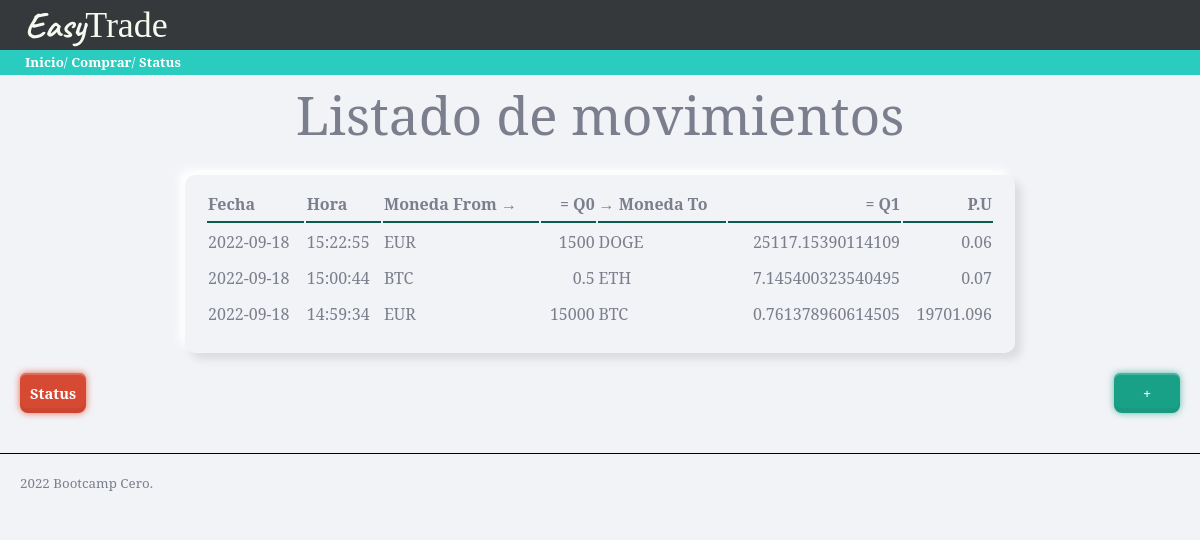
Before: / with the older database file.
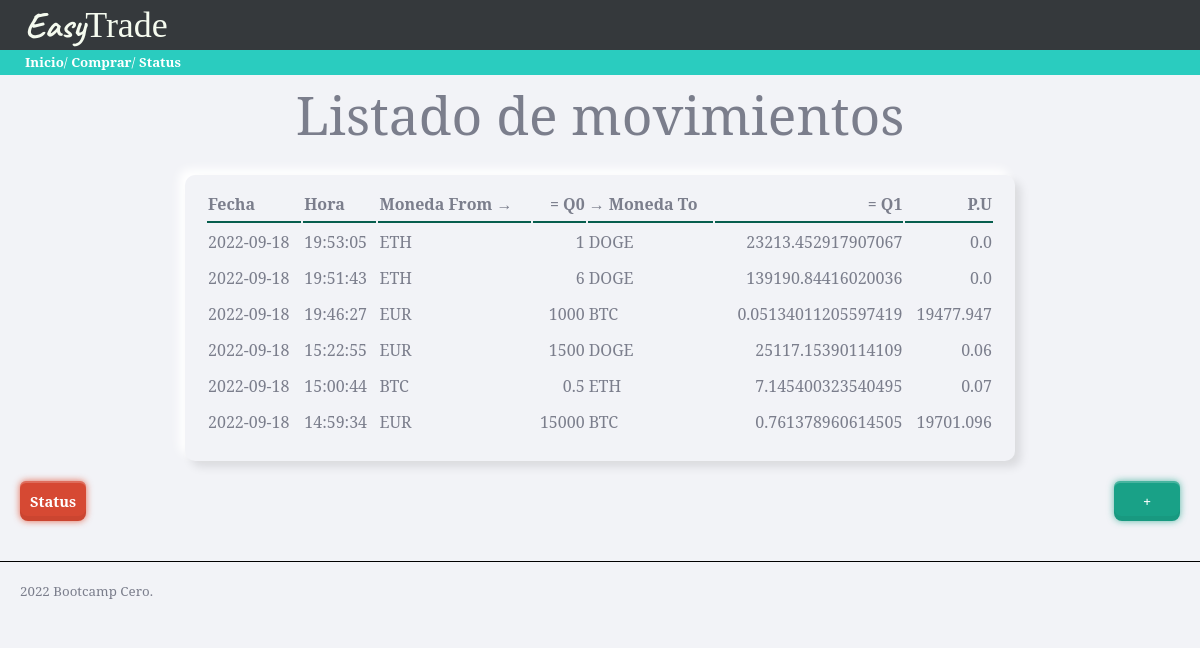
After: the same page with the newer database file.
### tables this page shows
CREATE TABLE "movimientos" (
	"id"	INTEGER NOT NULL,
	"fecha"	TEXT NOT NULL,
	"hora"	TEXT NOT NULL,
	"moneda_from"	TEXT NOT NULL DEFAULT 'EUR',
	"cantidad_from"	NUMERIC NOT NULL,
	"moneda_to"	REAL NOT NULL,
	"cantidad_to"	REAL NOT NULL,
	PRIMARY KEY("id" AUTOINCREMENT)
);

### trader/views.py (the view)
@app.route('/')
def movimientos():
    db = DBManager(RUTA)
    movimientos = db.consultaSQL('SELECT * FROM movimientos ORDER BY fecha DESC, hora DESC LIMIT 15')
    return render_template('inicio.html', movs=movimientos)

### trader/models.py (called while the page is built)
    def consultaSQL(self, consulta):
        conexion = sqlite3.connect(self.ruta)
        cursor = conexion.cursor()
        cursor.execute(consulta)
        self.movimientos = []
        nombres_columna = []
        for desc_columna in cursor.description:
            nombres_columna.append(desc_columna[0])
        datos = cursor.fetchall()
        for dato in datos:
            movimiento = {}
            indice = 0
            for nombre in nombres_columna:
                movimiento[nombre] = dato[indice]
                indice += 1
            self.movimientos.append(movimiento)
        conexion.close()
        return self.movimientos

### trader/templates/inicio.html (shortened to what this page needs)
{% extends "base.html" %}
{% block page_title %}
Listado de movimientos
{% endblock %}
{% block contenido %}
{{ super() }}
<table class="paper">
  <tr>
    <th class="titulo-tabla">Fecha</th>
    <th class="titulo-tabla">Hora</th>
    <th class="titulo-tabla">Moneda From →</th>
    <th class="titulo-tabla numero">= Q0</th>
    <th class="titulo-tabla">→ Moneda To</th>
    <th class="titulo-tabla numero">= Q1</th>
    <th class="titulo-tabla numero">P.U</th>
  </tr>
  {% if movs %}
  {% for mov in movs %}
  <tr>
    <td>
      {% if mov.fecha %}
        {{ mov.fecha }}
      {% else %}
        ---
      {% endif %}
    </td>
    <td>
      {% if mov.hora %}
        {{ mov.hora }}
      {% else %}
        ---
      {% endif %}
    </td>
    <td> {{ mov.moneda_from }} </td>
    <td class="numero">{{ mov.cantidad_from }}</td>
    <td> {{ mov.moneda_to }} </td>
    <td class="numero">{{ mov.cantidad_to }}</td>
    <td class="numero"> {{ (mov.cantidad_from / mov.cantidad_to)|round(3, 'common') }} </td>
  </tr>
  {% endfor %}
  {% else %}
  <tr>
    <td colspan="4" class="lista-vacia">No hay movimientos que mostrar</td>
  </tr>
  {% endif %}
</table>
<div class="acciones-inicio">
  <a class="red-button" href="/status">Status</a>
  <a class="green-button" href="/comprar">+</a>
</div>
{% endblock %}

### trader/templates/base.html (shortened to what this page needs)
<!DOCTYPE html>
<html lang="en">
<head>
  <link rel="stylesheet" href="../static/css/skeuos.css">
  <link rel="stylesheet" href="../static/css/styles.css">
  <link rel="stylesheet" href="../static/css/navbar.css">
  <link rel="stylesheet" href="../static/css/header.css">
  <link rel="stylesheet" href="../static/css/reset.css">
  <link rel="stylesheet" href="../static/css/compra.css">
  <link rel="stylesheet" href="../static/css/inicio.css">
  <link rel="stylesheet" href="../static/css/status.css">
</head>
<body>
  {% include 'components/header.html' %}
  {% include 'components/navbar.html' %}
  <main>
    {% block contenido %}
    <h1>{% block page_title %}{% endblock %}</h1>
    {% endblock%}
  </main>
  {% include 'components/footer.html'%}
</body>
</html>

### trader/templates/components/header.html
<header class="header">
  <h4>
    <span class="logo">Easy</span>Trade
  </h4>
</header>

### trader/templates/components/navbar.html
<nav class="main-menu">
  <a href="/">Inicio</a>/
  <a href="/comprar">Comprar</a>/
  <a href="/status">Status</a>
</nav>

### trader/templates/components/footer.html
<footer class="pie-de-pagina">2022 Bootcamp Cero.</footer>

### trader/static/css/styles.css (style rules this page uses)
main { display: flex; position: relative; max-width: 1200px; margin:auto; padding: 0 20px; flex-wrap: wrap; flex-direction: column; justify-content: center; align-items: center; }
h1 { margin: 0 250px ; }
.pie-de-pagina { margin-top: 40px; padding: 20px; border-top: solid 1px #000; }

### trader/static/css/navbar.css (style rules this page uses)
nav { background-color: #2accbf; color: white; height: 25px; line-height: 25px; padding-left: 25px; }
nav.main-menu a { color: white; }

### trader/static/css/header.css (style rules this page uses)
header { position: relative; background-color: #35393c; color: #f5fbef; height: 50px; font-size: large; line-height: 54px; padding-left: 25px; top: 0; left: 0; }
header > h4 { position: absolute; margin: 0; font-family: 'Times New Roman', Times, serif; line-height: 50px; }
span.logo { position: relative; display: inline-block; font-family: 'Caveat',cursive; font-weight: 700; }

### trader/static/css/inicio.css (style rules this page uses)
table.paper { width: 100%; max-width: 830px; justify-content: center; }
.titulo-tabla { border-bottom: #075e4e 2px solid; text-align: left; }
.numero { text-align: right; }
.acciones-inicio { margin-top: 20px; width: 100%; display: flex; justify-content: space-between; }

Changed rows visible on the page:
added movimientos: fecha "2022-09-18", hora "19:53:05", moneda_from "ETH", cantidad_from "1", moneda_to "DOGE", cantidad_to "23213.452917907067", (mov.cantidad_from/mov.cantidad_to)|round(3,'common') "0.0"
added movimientos: fecha "2022-09-18", hora "19:51:43", moneda_from "ETH", cantidad_from "6", moneda_to "DOGE", cantidad_to "139190.84416020036", (mov.cantidad_from/mov.cantidad_to)|round(3,'common') "0.0"
added movimientos: fecha "2022-09-18", hora "19:46:27", moneda_from "EUR", cantidad_from "1000", moneda_to "BTC", cantidad_to "0.05134011205597419", (mov.cantidad_from/mov.cantidad_to)|round(3,'common') "19477.947"
